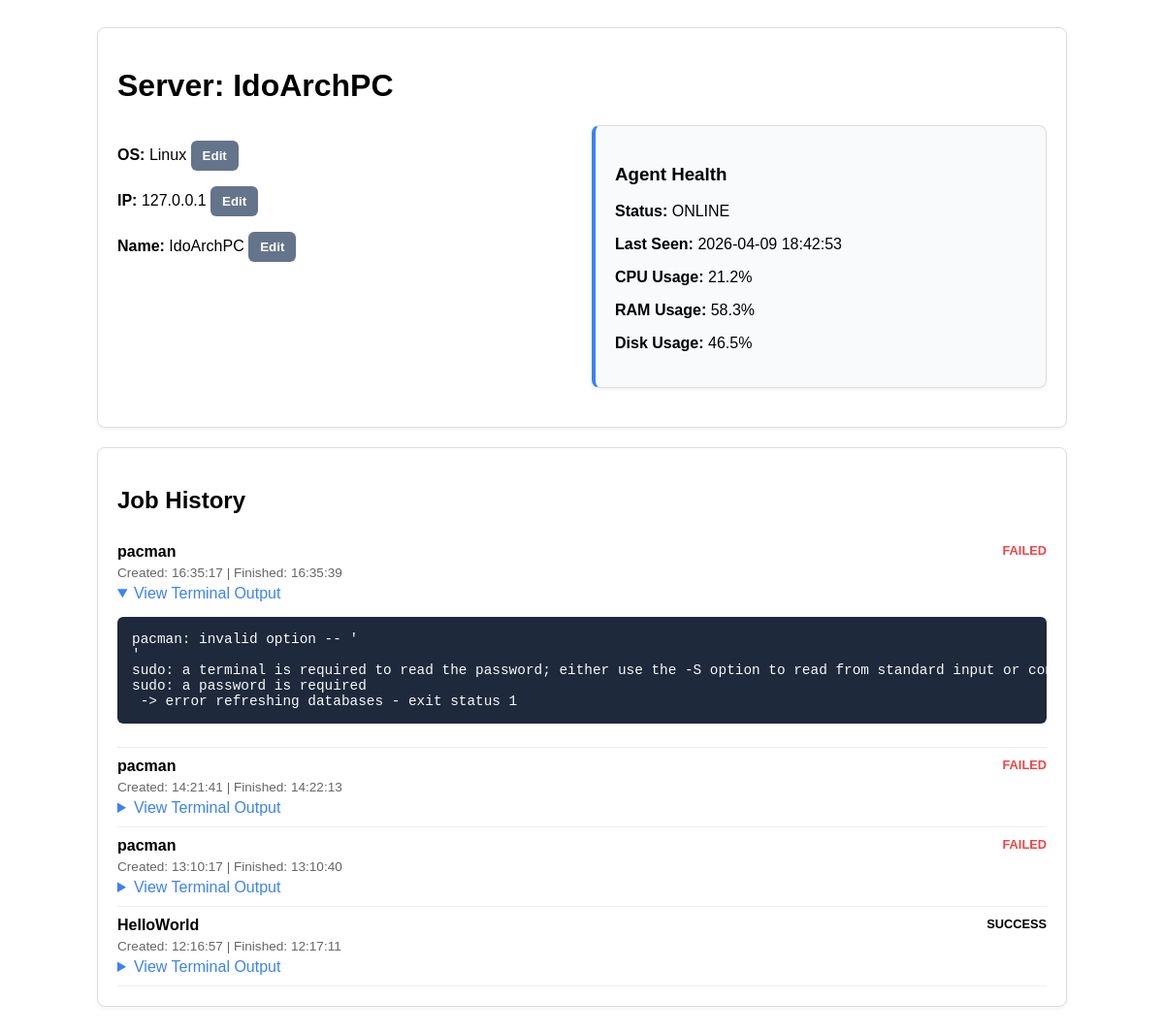
Page /details/1 on the earlier database version.
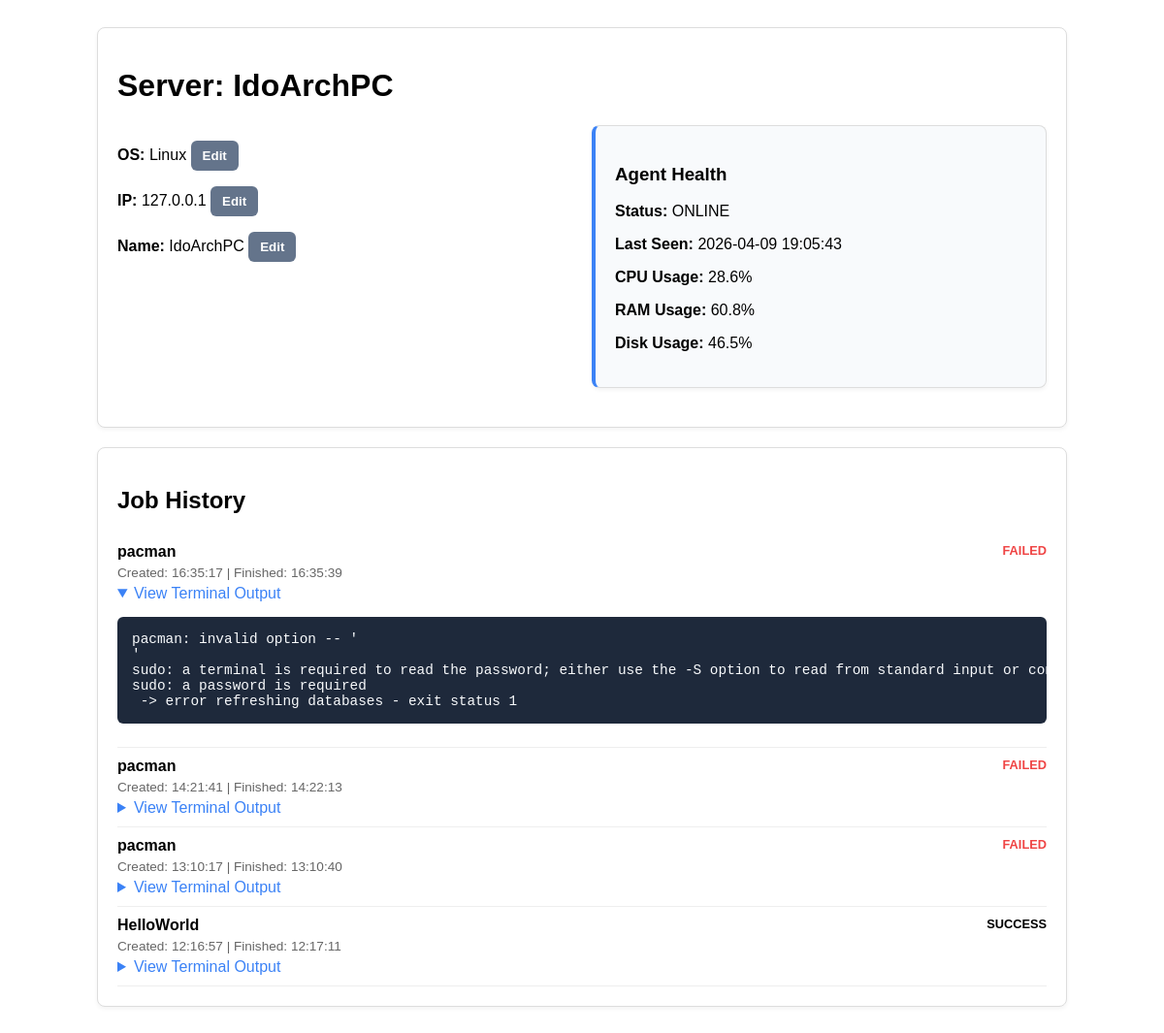
Same page on the later database version.
### models.py (models this page shows, shortened)
class Agent(db.Model):
    __tablename__ = 'agents'
    pid = db.Column(db.Integer, primary_key=True)
    server_id = db.Column(db.Integer, db.ForeignKey('servers.pid'),nullable=False,unique=True)
    agent_token = db.Column(db.Text, nullable=False, unique=True)
    hostname = db.Column(db.Text)
    agent_version = db.Column(db.Text)
    status = db.Column(db.Text, nullable=False,default='OFFLINE')
    last_seen = db.Column(db.DateTime)
    cpu_usage = db.Column(db.Float)
    ram_usage = db.Column(db.Float)
    disk_usage = db.Column(db.Float)
    created_at = db.Column(db.DateTime, default=datetime.utcnow)

### routes.py (the view)
    @app.route('/details/<pid>')
    def details(pid):
        server = Server.query.filter(Server.pid == pid).first()
        return render_template('details.html', server=server)

### templates/details.html (shortened to what this page needs)
{% extends "base.html" %}
{% block content %}
<div class="container">
    <div class="card">
        <h1>Server: {{ server.name }}</h1>
        <div class="grid">
            <div>
                <p><strong>OS:</strong> <span id="os-value">{{ server.os }}</span> <button class="btn btn-edit" onclick="editField('os', '{{ server.os }}')">Edit</button></p>
                <p><strong>IP:</strong> <span id="ip-value">{{ server.ip }}</span> <button class="btn btn-edit" onclick="editField('ip', '{{ server.ip }}')">Edit</button></p>
                <p><strong>Name:</strong> <span id="name-value">{{ server.name }}</span> <button class="btn btn-edit" onclick="editField('name', '{{ server.name }}')">Edit</button></p>
            </div>
            {% if server.agent %}
            <div class="card stats-card">
                <h3>Agent Health</h3>
                <p><strong>Status:</strong> {{ server.agent.status }}</p>
                <p><strong>Last Seen:</strong> {{ server.agent.last_seen.strftime('%Y-%m-%d %H:%M:%S') if server.agent.last_seen else 'Never' }}</p>
                <p><strong>CPU Usage:</strong> {{ "%.1f" | format(server.agent.cpu_usage) if server.agent.cpu_usage is not none else '0.0' }}%</p>
                <p><strong>RAM Usage:</strong> {{ "%.1f" | format(server.agent.ram_usage) if server.agent.ram_usage is not none else '0.0' }}%</p>
                <p><strong>Disk Usage:</strong> {{ "%.1f" | format(server.agent.disk_usage) if server.agent.disk_usage is not none else '0.0' }}%</p>
            </div>
            {% else %}
            <div class="card" style="background: #fff7ed;">
                <p>Agent not registered for this server.</p>
            </div>
            {% endif %}
        </div>
    </div>
    <div class="card">
        <h2>Job History</h2>
        {% if server.jobs %}
            {% for job in server.jobs|sort(attribute='created_at', reverse=True) %}
            <div class="job-item" id="job-{{ job.pid }}">
                <div style="display: flex; justify-content: space-between;">
                    <strong>{{ job.script.name if job.script else 'Unknown Script' }}</strong>
                    <span class="job-status status-{{ job.status }}">{{ job.status }}</span>
                </div>
                <div style="font-size: 0.85rem; color: #666; margin: 5px 0;">
                    Created: {{ job.created_at.strftime('%H:%M:%S') }}
                    {% if job.finished_at %}| Finished: {{ job.finished_at.strftime('%H:%M:%S') }}{% endif %}
                </div>
                {% if job.output %}
                <details {% if loop.first %}open{% endif %}>
                    <summary style="cursor: pointer; color: #3b82f6;">View Terminal Output</summary>
                    <pre>{{ job.output }}</pre>
                </details>
                {% endif %}
            </div>
            {% endfor %}
        {% else %}
            <p>No jobs recorded for this server.</p>
        {% endif %}
    </div>
</div>
{% endblock %}

Differences in the rows shown:
changed Agent "ONLINE": agent.last_seen "2026-04-09 18:42:53" → "2026-04-09 19:05:43"; cpu_usage "21.2" → "28.6"; ram_usage "58.3" → "60.8"
